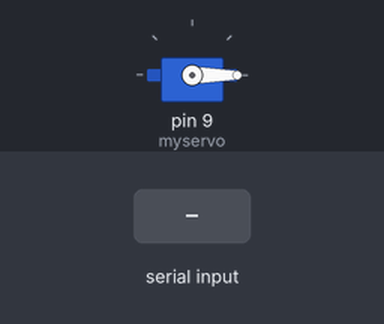
Recording of a sketch running on a simulated Arduino Uno, built with avr-gcc and run on an emulated ATmega328P. On the bench: servo. Inputs (shaded band) come from the test bench.

Above: at 1.2 s.
1.3 s: byte 30 received over Serial
At 2.2 s:
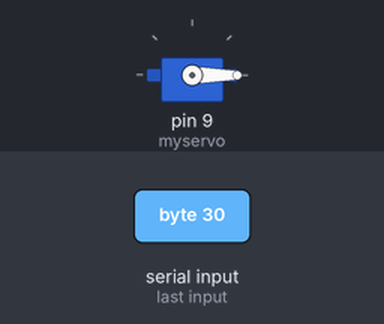
2.8 s: byte 90 received over Serial
At 3.1 s:
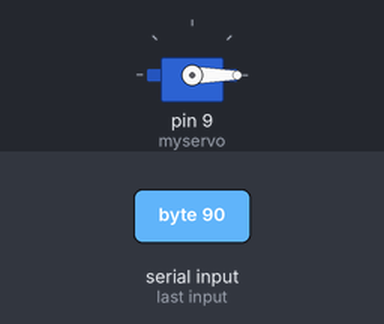
4.3 s: byte 120 received over Serial
At 5.7 s:
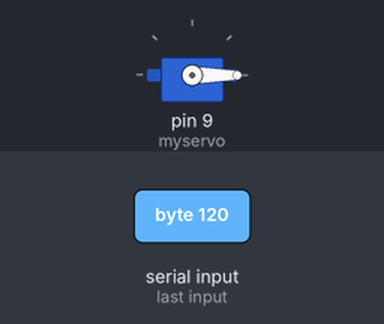
Timing chart, 0 to 7.3 s (numbered marks = the images above; inputs shaded):
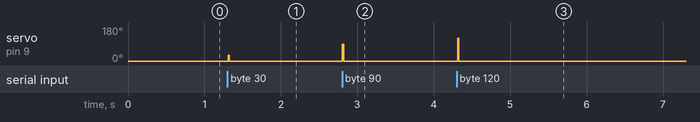

Measured:
- after the input at 1.3 s, servo on pin 9 (myservo): 0° → 30° at once, → 0° 0.02 s later
- after the input at 2.8 s, servo on pin 9 (myservo): 0° → 90° at once, → 0° 0.02 s later
- after the input at 4.3 s, servo on pin 9 (myservo): 0° → 120° at once, → 0° 0.02 s later

The sketch:

main.ino
```cpp
#include "Arduino.h"
#include "Servo.h"

Servo myservo;

int val = 90;

void setup()
{
    Serial.begin(9600);
    myservo.attach(9);
}

void loop()
{
    val = Serial.read();
    myservo.write(val);
    delay(15);
}
```
